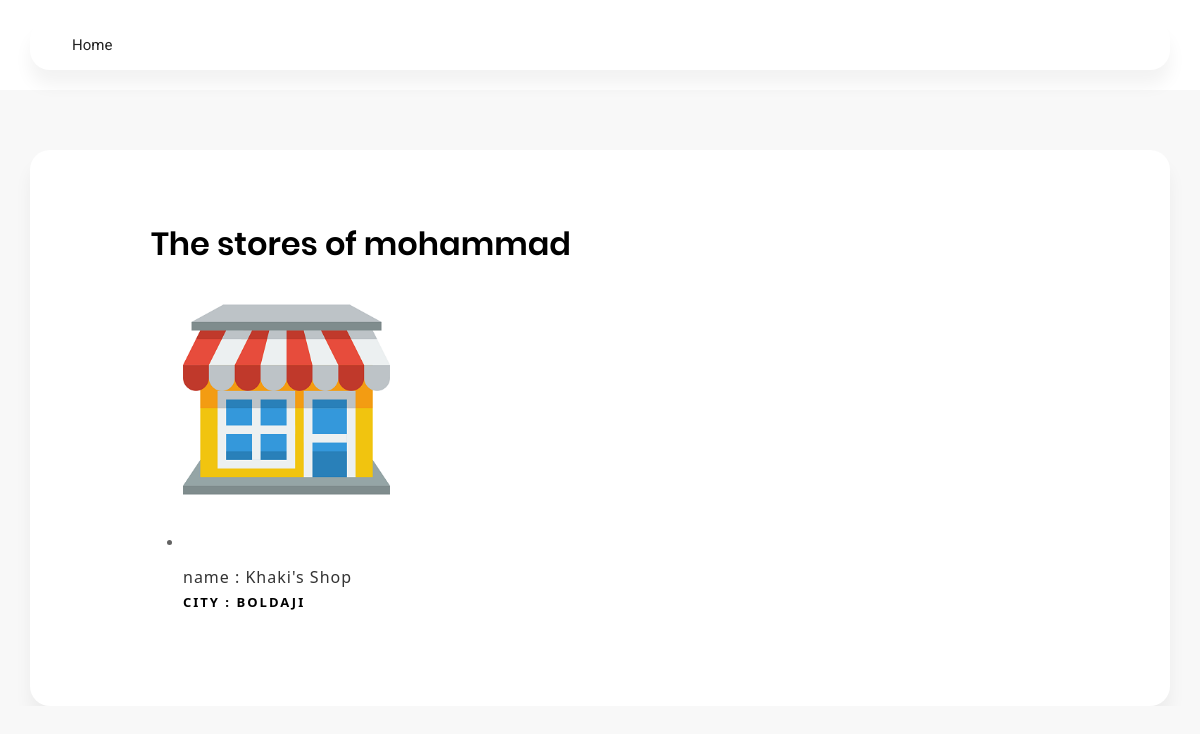
The app's page /user_store (signed in) with its own data.
### app.py (models this page shows, shortened)
class User(db.Model):
    id = db.Column(db.Integer, primary_key=True, autoincrement=True)
    username = db.Column(db.String(80), unique=True)
    email = db.Column(db.String(80))
    password = db.Column(db.String(80))

class Store(db.Model):
    id = db.Column(db.Integer, primary_key=True, autoincrement=True)
    name = db.Column(db.String(80), unique=True)
    city = db.Column(db.String(80))
    owner = db.Column(db.Integer)

### app.py (the view)
@app.route('/user_store')
def user_store():
    name = session['username']
    x = db.session.query(User).filter(User.username==name).first()
    if x is not None:
        stre = db.session.query(Store).filter(Store.owner==x.id).all()
        return render_template('user_store.html', store=stre, user=session['username'], count=len(stre))
    else:
        return redirect(url_for('logout'))

### templates/user_store.html (shortened to what this page needs)
<!DOCTYPE html>
<html lang="en">
<head>
    <link rel="stylesheet" href="{{ url_for('static',filename='fonts/material-icon/css/material-design-iconic-font.min.css') }}">
    <link rel="stylesheet" href="{{ url_for('static',filename='css/style.css') }}">
    <link href="{{ url_for('static',filename='assets/vendor/aos/aos.css') }}" rel="stylesheet">
    <link href="{{ url_for('static',filename='assets/vendor/bootstrap/css/bootstrap.min.css') }}" rel="stylesheet">
    <link href="{{ url_for('static',filename='assets/vendor/bootstrap-icons/bootstrap-icons.css') }}" rel="stylesheet">
    <link href="{{ url_for('static',filename='assets/vendor/glightbox/css/glightbox.min.css') }}" rel="stylesheet">
    <link href="{{ url_for('static',filename='assets/vendor/swiper/swiper-bundle.min.css') }}" rel="stylesheet">
    <link href="{{ url_for('static',filename='assets/css/style.css') }}" rel="stylesheet">
</head>
<body>
    <header id="header" class="header fixed-top d-flex align-items-center">
        <div class="container d-flex align-items-center justify-content-between">
            <nav id="navbar" class="navbar">
                <ul>
                    <li><a class="nav-link scrollto " href="{{url_for('home')}}">Home</a></li>
                </ul>
            </nav>
        </div>
    </header>
    <div class="main">
        <section class="signup">
            <div class="container">
                <div class="signup-content">
                    <div class="signup-form2">
                        <h2 class="form-title">The stores of {{ user }}</h2>
                        {% if count == 0 %}
                        <div class="section-title text-center">
                            <h3>Oh no !</h3>
                            <h4>you have not created a store. do you wanna try once ? </h4><br>
                            <h4><a href="{{url_for('makestore')}}">click here</a></h4>
                        </div>
                        {% else %} {% for s in store %}
                        <ul>
                            <div class="row">
                                <div class="col-md-6 col-md-4 col-lg-3" data-aos="" data-aos-delay="100">
                                    <div class="team-block bottom">
                                        <a href="{{ url_for('productpage', storename=s.name)}}">
                                            <figure><img src="{{ url_for('static',filename='assets/img/team/shop-icon.png') }}" alt="image"></figure>
                                        </a>
                                        <li><a class="nav-link scrollto " href="{{url_for('delete', target=s.name)}}"><i class="bi bi-trash"></i></a></li>
                                        <div class="team-content">
                                            <span>name : {{ s.name }}</span>
                                            <h4>city : {{ s.city }}</h4>
                                        </div>
                                    </div>
                                </div>
                            </div>
                        </ul>
                        {% endfor %} {% endif %}
                    </div>
                </div>
            </div>
        </section>
    </div>
</body>
</html>

### static/css/style.css (style rules this page uses)
display-flex, .display-flex, .display-flex-center, .signup-content, .signin-content, .social-login, .socials { display: flex; display: -webkit-flex; }
img { max-width: 100%; height: auto; }
figure { margin: 0; }
h2 { line-height: 1.66; margin: 0; padding: 0; font-weight: bold; color: #222; font-family: Poppins; font-size: 36px; }
.main { background: #f8f8f8; padding: 150px 0; }
body { font-size: 13px; line-height: 1.8; color: #222; background: #f8f8f8; font-weight: 400; font-family: Poppins; }
.container { width: 900px; background: #fff; margin: 0 auto; box-shadow: 0px 15px 16.83px 0.17px rgba(0, 0, 0, 0.05); -moz-box-shadow: 0px 15px 16.83px 0.17px rgba(0, 0, 0, 0.05); -webkit-box-shadow: 0px 15px 16.83px 0.17px rgba(0, 0, 0, 0.05); -o-box-shadow: 0px 15px 16.83px 0.17px rgba(0, 0, 0, 0.05); -ms-box-shadow: 0px 15px 16.83px 0.17px rgba(0, 0, 0, 0.05); border-radius: 20px; -moz-border-radius: 20px; -webkit-border-radius: 20px; -o-border-radius: 20px; -ms-border-radius: 20px; }
.signup { margin-bottom: 150px; }
.signup-content { padding: 75px 0; }
.signup-form2 { width: 100%; margin-left: 75px; margin-right: 75px; padding-left: 34px; }
.form-title { margin-bottom: 33px; }
figure { margin-bottom: 50px; text-align: center; }
@media screen and (max-width: 1200px) { .container { width: calc( 100% - 30px); max-width: 100%; } }
@media screen and (min-width: 1024px) { .container { max-width: 1200px; } }

### static/assets/css/style.css (style rules this page uses)
body { background-color: #fff; color: #333; }
h1, h2, h3, h4, h5, h6 { margin: 0; }
h2 { color: #000; font-weight: 600; }
h4 { color: #000; font-size: 13px; font-weight: 700; letter-spacing: 2px; text-transform: uppercase; line-height: 2; }
a { letter-spacing: 2px; text-decoration: none; color: #71c55d; }
ul { letter-spacing: 1px; }
li { color: #626262; font-size: 13px; font-weight: 400; letter-spacing: 2px; line-height: 30px; text-transform: capitalize; }
span { letter-spacing: 1px; }
#header { background: #fff; z-index: 997; transition: all 0.5s ease; padding: 20px 0; }
.navbar { padding: 0; }
.navbar ul { margin: 0; padding: 0; display: flex; list-style: none; align-items: center; }
.navbar li { position: relative; }
.navbar a, .navbar a:focus { display: flex; align-items: center; justify-content: space-between; padding: 10px 0 10px 30px; font-family: "Roboto", sans-serif; font-size: 15px; color: #222; white-space: nowrap; transition: 0.3s; letter-spacing: 0; }
section { overflow: hidden; }

### records on screen
User: username "mohammad"
Store: name "Khaki's Shop", city "BOLDAJI"
